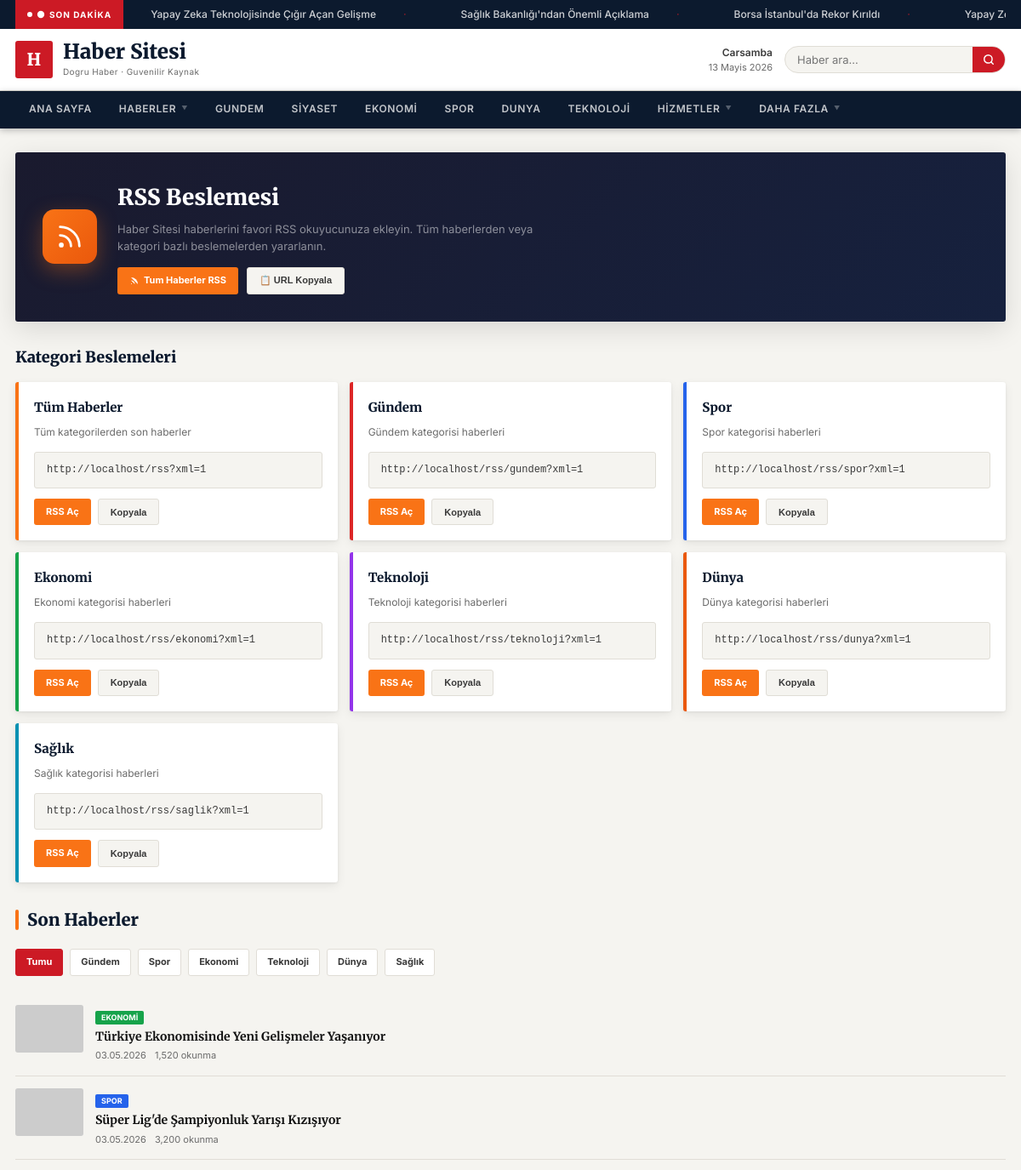
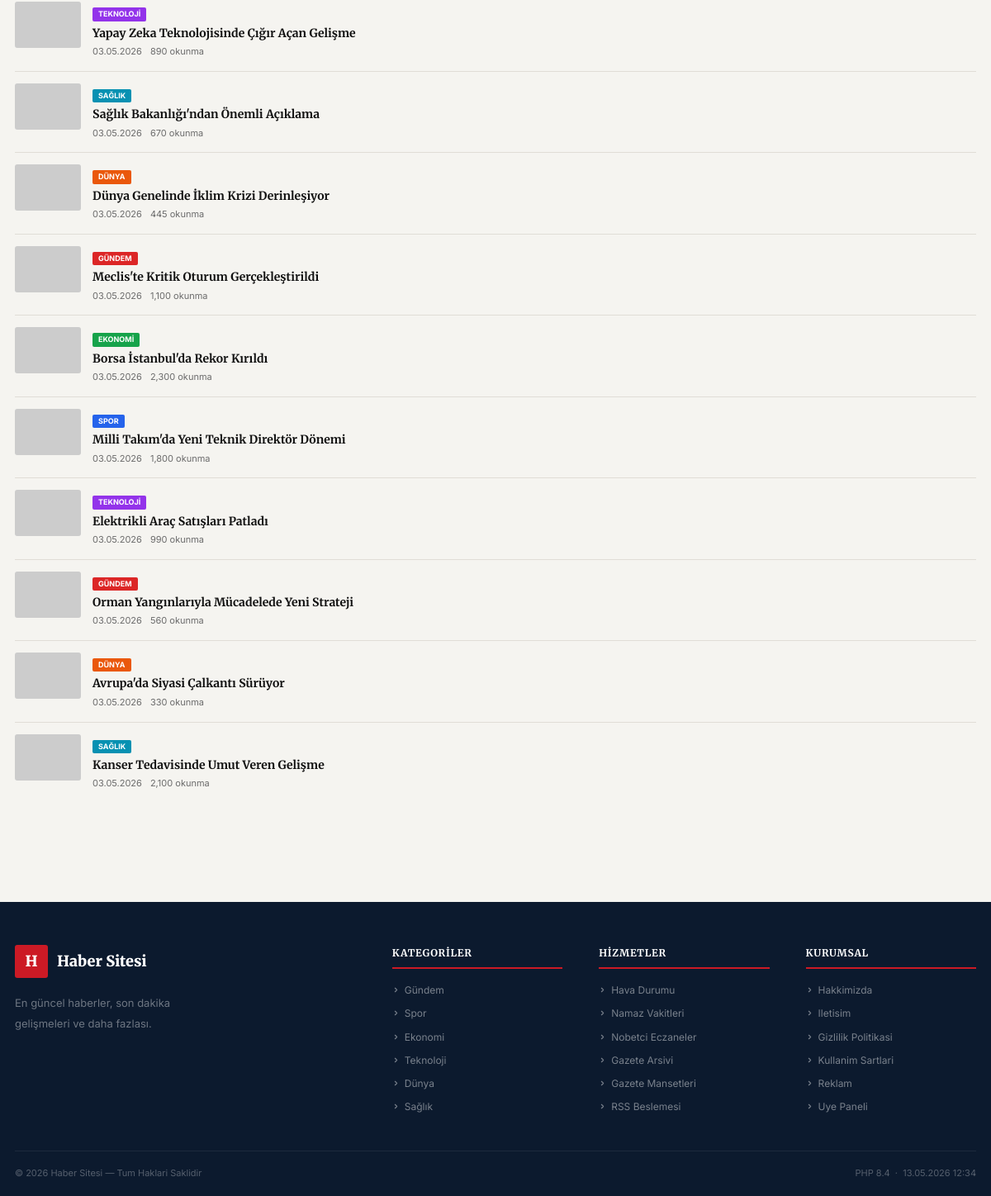
/sayfa/rss.php, run on the app's committed database (2 pictures, top to bottom).
### tables this page shows
CREATE TABLE news (
    id INT AUTO_INCREMENT PRIMARY KEY,
    title VARCHAR(500) NOT NULL,
    slug VARCHAR(500) NOT NULL UNIQUE,
    content LONGTEXT,
    summary TEXT,
    category_id INT,
    image VARCHAR(500),
    status TINYINT(1) DEFAULT 1,
    is_featured TINYINT(1) DEFAULT 0,
    is_breaking TINYINT(1) DEFAULT 0,
    views INT DEFAULT 0,
    published_at DATETIME,
    FOREIGN KEY (category_id) REFERENCES categories(id) ON DELETE SET NULL
);

CREATE TABLE categories (
    id INT AUTO_INCREMENT PRIMARY KEY,
    name VARCHAR(200) NOT NULL,
    slug VARCHAR(200) NOT NULL UNIQUE,
    color VARCHAR(20) DEFAULT '#dc2626',
    sort_order INT DEFAULT 0
);

### functions.php (called while the page is built, shortened)
<?php
function getPDO(): PDO {
    static $pdo = null;
    if ($pdo === null) {
        $pdo = new PDO(
            'mysql:host=' . DB_HOST . ';dbname=' . DB_NAME . ';charset=' . DB_CHARSET,
            DB_USER,
            DB_PASS,
            [
                PDO::ATTR_ERRMODE            => PDO::ERRMODE_EXCEPTION,
                PDO::ATTR_DEFAULT_FETCH_MODE => PDO::FETCH_ASSOC,
            ]
        );
    }
    return $pdo;
}
function timeAgo(string $datetime): string {
    $diff = (new DateTime())->diff(new DateTime($datetime));
    if ($diff->days >= 7)   return date('d.m.Y', strtotime($datetime));
    return 'Az önce';
}
function getAllCategories(): array {
    static $cats = null;
    if ($cats === null) {
        $cats = getPDO()->query('SELECT * FROM categories ORDER BY sort_order ASC')->fetchAll();
    }
    return $cats;
}
function getBreakingNews(): array {
    return getPDO()->query('SELECT title, slug FROM news WHERE status=1 AND is_breaking=1 ORDER BY published_at DESC LIMIT 8')->fetchAll();
}
function getLatestNews(int $limit = 12): array {
    return getPDO()->query("
        SELECT n.*, c.name as cat_name, c.color as cat_color, c.slug as cat_slug
        FROM news n LEFT JOIN categories c ON n.category_id = c.id
        WHERE n.status=1
        ORDER BY n.published_at DESC LIMIT $limit
    ")->fetchAll();
}
if (!function_exists('getSetting')) {
function getSetting(string $key, string $default = ''): string {
    static $cache = null;
    if ($cache === null) {
        $cache = [];
        try {
            $rows = getPDO()->query("SELECT `key`,`value` FROM settings")->fetchAll(PDO::FETCH_KEY_PAIR);
            $cache = $rows ?: [];
        } catch (Throwable $e) {}
    }
    return (string)($cache[$key] ?? $default);
}
}
function h(string $s): string {
    return htmlspecialchars($s, ENT_QUOTES, 'UTF-8');
}
function imgUrl(?string $url): string {
    $url = trim($url);
    return $url;
}

### sayfa/rss.php (the view, shortened to what this page needs)
<?php
require_once __DIR__ . '/../functions.php';
$catSlug  = trim($_GET['cat'] ?? '');
$limit    = min(50, max(10, (int)($_GET['limit'] ?? 20)));
$siteName = getSetting('site_title', SITE_NAME);
$siteUrl  = BASE_URL . BASE_PATH;
$allCats = getAllCategories();
try {
    if ($catSlug) {
        $curCat = getCategoryBySlug($catSlug);
        if ($curCat) {
            $news = getNewsByCategory((int)$curCat['id'], $limit);
        }
    } else {
        $news = getLatestNews($limit);
    }
} catch(Throwable $e) { $news = []; }
include __DIR__ . '/../header.php';
?>
<div class="rss-wrap">
<div class="container">
    <div class="rss-hero">
        <div class="rss-icon-big">
            <svg viewBox="0 0 24 24" fill="none" stroke="currentColor" stroke-width="2" stroke-linecap="round" stroke-linejoin="round"><path d="M4 11a9 9 0 0 1 9 9"/><path d="M4 4a16 16 0 0 1 16 16"/><circle cx="5" cy="19" r="1"/></svg>
        </div>
        <div>
            <h1>RSS Beslemesi</h1>
            <p><?= h($siteName) ?> haberlerini favori RSS okuyucunuza ekleyin. Tüm haberlerden veya kategori bazlı beslemelerden yararlanın.</p>
            <div style="margin-top:14px;display:flex;gap:10px;flex-wrap:wrap">
                <a href="<?= h($_base) ?>/rss?xml=1" class="feed-btn feed-btn-xml" target="_blank">
                    <svg width="12" height="12" viewBox="0 0 24 24" fill="currentColor"><path d="M4 11a9 9 0 0 1 9 9"/><path d="M4 4a16 16 0 0 1 16 16"/><circle cx="5" cy="19" r="1"/></svg>
                    Tum Haberler RSS
                </a>
                <button onclick="copyUrl('<?= h($siteUrl) ?>/rss?xml=1')" class="feed-btn feed-btn-copy">
                    📋 URL Kopyala
                </button>
            </div>
        </div>
    </div>
    <h2 style="font-family:var(--fh);font-size:18px;font-weight:900;color:var(--navy);margin-bottom:14px">Kategori Beslemeleri</h2>
    <div class="rss-feeds">
        <div class="feed-card" style="--clr:#f97316">
            <div class="feed-card-name">Tüm Haberler</div>
            <div class="feed-card-desc">Tüm kategorilerden son haberler</div>
            <div class="rss-url-box"><?= h($siteUrl) ?>/rss?xml=1</div>
            <div class="feed-card-actions">
                <a href="<?= h($_base) ?>/rss?xml=1" class="feed-btn feed-btn-xml" target="_blank">RSS Aç</a>
                <button onclick="copyUrl('<?= h($siteUrl) ?>/rss?xml=1')" class="feed-btn feed-btn-copy">Kopyala</button>
            </div>
        </div>
        <?php foreach (array_slice($allCats, 0, 11) as $cat): ?>
        <div class="feed-card" style="--clr:<?= h($cat['color'] ?? '#cc1a25') ?>">
            <div class="feed-card-name"><?= h($cat['name']) ?></div>
            <div class="feed-card-desc"><?= h($cat['name']) ?> kategorisi haberleri</div>
            <div class="rss-url-box"><?= h($siteUrl) ?>/rss/<?= h($cat['slug']) ?>?xml=1</div>
            <div class="feed-card-actions">
                <a href="<?= h($_base) ?>/rss/<?= h($cat['slug']) ?>?xml=1" class="feed-btn feed-btn-xml" target="_blank">RSS Aç</a>
                <button onclick="copyUrl('<?= h($siteUrl) ?>/rss/<?= h($cat['slug']) ?>?xml=1')" class="feed-btn feed-btn-copy">Kopyala</button>
            </div>
        </div>
        <?php endforeach; ?>
    </div>
    <div class="rss-latest">
        <h2>Son Haberler</h2>
        <div class="rss-cat-filter">
            <a href="<?= h($_base) ?>/rss" class="rss-cat-btn <?= !$catSlug ? 'active' : '' ?>">Tumu</a>
            <?php foreach ($allCats as $cat): ?>
            <a href="<?= h($_base) ?>/rss/<?= h($cat['slug']) ?>" class="rss-cat-btn <?= $catSlug === $cat['slug'] ? 'active' : '' ?>" style="<?= $catSlug === $cat['slug'] ? 'background:'.h($cat['color']??'#cc1a25').';border-color:'.h($cat['color']??'#cc1a25') : '' ?>"><?= h($cat['name']) ?></a>
            <?php endforeach; ?>
        </div>
        <?php foreach ($news as $item): ?>
        <div class="rss-item">
            <div class="rss-thumb">
                <a href="<?= h($_base) ?>/haber/<?= h($item['slug']) ?>">
                    <img src="<?= h(imgUrl($item['image']) ?: 'https://placehold.co/160x112/eee/999?text=H') ?>" alt="<?= h($item['title']) ?>">
                </a>
            </div>
            <div class="rss-item-body">
                <?php if (!empty($item['cat_name'])): ?>
                <span style="display:inline-block;background:<?= h($item['cat_color']??'#cc1a25') ?>;color:#fff;font-size:9px;font-weight:700;padding:1px 7px;border-radius:2px;margin-bottom:5px;text-transform:uppercase"><?= h($item['cat_name']) ?></span>
                <?php endif; ?>
                <h4><a href="<?= h($_base) ?>/haber/<?= h($item['slug']) ?>"><?= h($item['title']) ?></a></h4>
                <div class="rss-item-meta">
                    <span><?= timeAgo($item['published_at']) ?></span>
                    <span><?= number_format($item['views'] ?? 0) ?> okunma</span>
                </div>
            </div>
        </div>
        <?php endforeach; ?>
    </div>
</div>
</div>
<?php include __DIR__ . '/../footer.php'; ?>

### header.php (shortened to what this page needs)
<?php
$_base = BASE_PATH;
$_breaking = getBreakingNews();
$_currentPage = basename($_SERVER['PHP_SELF'], '.php');
$_siteName    = getSetting('site_title', SITE_NAME);
$_logoPath    = getSetting('logo_path', '');
?>
<!DOCTYPE html>
<html lang="tr">
<head>
</head>
<body>
<?php if (!empty($_breaking)): ?>
<div class="breaking-bar">
    <div class="container" style="display:flex;align-items:center;height:100%;padding:0 18px;max-width:100%">
        <div class="breaking-label">
            <svg width="10" height="10" viewBox="0 0 24 24" fill="currentColor"><circle cx="12" cy="12" r="10"/></svg>
            Son Dakika
        </div>
        <div class="breaking-track-wrap">
            <div class="breaking-track">
                <?php foreach(array_merge($_breaking,$_breaking) as $b): ?>
                <span class="breaking-item"><a href="<?= $_base ?>/haber/<?= h($b['slug']) ?>" style="color:inherit"><?= h($b['title']) ?></a></span>
                <?php endforeach; ?>
            </div>
        </div>
    </div>
</div>
<?php endif; ?>
<header class="top-header">
    <div class="container">
        <div class="top-header-inner">
            <a href="<?= $_base ?: '/' ?>" class="brand">
                    <?php if($_logoPath): ?>
                <img src="<?= h($_logoPath) ?>" alt="<?= h($_siteName) ?>" class="brand-logo-img">
                <?php else: ?>
                <div class="brand-mark"><?= mb_substr($_siteName,0,1) ?></div>
                <?php endif; ?>
                <div class="brand-text">
                    <div class="brand-name"><?= h($_siteName) ?></div>
                    <div class="brand-tag">Dogru Haber · Guvenilir Kaynak</div>
                </div>
            </a>
            <div class="header-right">
                <div class="header-date">
                    <?php
                    $days2=['Pazar','Pazartesi','Sali','Carsamba','Persembe','Cuma','Cumartesi'];
                    $months2=['','Ocak','Subat','Mart','Nisan','Mayis','Haziran','Temmuz','Agustos','Eylul','Ekim','Kasim','Aralik'];
                    ?>
                    <strong><?= $days2[(int)date('w')] ?></strong>
                    <?= (int)date('d') ?> <?= $months2[(int)date('n')] ?> <?= date('Y') ?>
                </div>
                <form class="search-box" action="<?= $_base ?>/arama" method="get">
                    <input type="text" name="q" placeholder="Haber ara...">
                    <button type="submit">
                        <svg width="14" height="14" viewBox="0 0 24 24" fill="none" stroke="currentColor" stroke-width="2.5" stroke-linecap="round" stroke-linejoin="round"><circle cx="11" cy="11" r="8"/><path d="m21 21-4.35-4.35"/></svg>
                    </button>
                </form>
            </div>
        </div>
    </div>
</header>
<nav class="main-nav">
    <div class="container">
        <div class="nav-inner">
            <a href="<?= $_base ?: '/' ?>" class="nav-link <?= $_currentPage==='index'?'active':'' ?>">Ana Sayfa</a>
            <div class="nav-item">
                <span class="nav-link">Haberler <span class="arr">▼</span></span>
            </div>
            <a href="<?= $_base ?>/gundem" class="nav-link">Gundem</a>
            <a href="<?= $_base ?>/siyaset" class="nav-link">Siyaset</a>
            <a href="<?= $_base ?>/ekonomi" class="nav-link">Ekonomi</a>
            <a href="<?= $_base ?>/spor" class="nav-link">Spor</a>
            <a href="<?= $_base ?>/dunya" class="nav-link">Dunya</a>
            <a href="<?= $_base ?>/teknoloji" class="nav-link">Teknoloji</a>
            <div class="nav-item">
                <span class="nav-link">Hizmetler <span class="arr">▼</span></span>
            </div>
            <div class="nav-item">
                <span class="nav-link">Daha Fazla <span class="arr">▼</span></span>
            </div>
        </div>
    </div>
</nav>

### footer.php (shortened to what this page needs)
<?php
$_fcats = getAllCategories();
$_fName = getSetting('site_title', SITE_NAME);
$_fDesc = getSetting('site_desc','Guncel haberler ve son dakika gelismeleri.');
?>
<footer style="background:var(--navy);color:rgba(255,255,255,.7);margin-top:60px">
<div class="container" style="padding-top:52px;padding-bottom:0">
    <div style="display:grid;grid-template-columns:2fr 1fr 1fr 1fr;gap:44px;padding-bottom:44px;border-bottom:1px solid rgba(255,255,255,.07)">
        <div>
            <a href="/" style="display:flex;align-items:center;gap:11px;margin-bottom:18px">
                <div style="width:40px;height:40px;background:var(--red);border-radius:var(--r);display:flex;align-items:center;justify-content:center;font-family:var(--fh);font-weight:900;font-size:18px;color:#fff;flex-shrink:0"><?= mb_substr($_fName,0,1) ?></div>
                <span style="font-family:var(--fh);font-size:18px;font-weight:900;color:#fff"><?= h($_fName) ?></span>
            </a>
            <p style="font-size:13px;line-height:1.9;color:rgba(255,255,255,.4);max-width:250px"><?= h($_fDesc) ?></p>
        </div>
        <div>
            <h4 style="font-family:var(--fh);font-size:12px;color:#fff;margin-bottom:16px;padding-bottom:8px;border-bottom:2px solid var(--red);text-transform:uppercase;letter-spacing:.06em">Kategoriler</h4>
            <ul style="list-style:none;display:flex;flex-direction:column;gap:9px">
                <?php foreach(array_slice($_fcats,0,7) as $fc): ?>
                <li><a href="/<?= h($fc['slug']) ?>" style="font-size:12px;color:rgba(255,255,255,.45);display:flex;align-items:center;gap:6px;transition:color .15s" onmouseover="this.style.color='#fff'" onmouseout="this.style.color='rgba(255,255,255,.45)'">
                    <svg width="9" height="9" viewBox="0 0 24 24" fill="none" stroke="currentColor" stroke-width="3" stroke-linecap="round" stroke-linejoin="round"><polyline points="9 18 15 12 9 6"/></svg>
                    <?= h($fc['name']) ?>
                </a></li>
                <?php endforeach; ?>
            </ul>
        </div>
        <div>
            <h4 style="font-family:var(--fh);font-size:12px;color:#fff;margin-bottom:16px;padding-bottom:8px;border-bottom:2px solid var(--red);text-transform:uppercase;letter-spacing:.06em">Hizmetler</h4>
            <ul style="list-style:none;display:flex;flex-direction:column;gap:9px">
                <?php foreach(array('hava-durumu'=>'Hava Durumu','namaz-vakitleri'=>'Namaz Vakitleri','nobetci-eczaneler'=>'Nobetci Eczaneler','gazete-arsivi'=>'Gazete Arsivi','gazete-mansestleri'=>'Gazete Mansetleri','rss'=>'RSS Beslemesi') as $slug=>$name): ?>
                <li><a href="/<?= $slug ?>" style="font-size:12px;color:rgba(255,255,255,.45);display:flex;align-items:center;gap:6px;transition:color .15s" onmouseover="this.style.color='#fff'" onmouseout="this.style.color='rgba(255,255,255,.45)'">
                    <svg width="9" height="9" viewBox="0 0 24 24" fill="none" stroke="currentColor" stroke-width="3" stroke-linecap="round" stroke-linejoin="round"><polyline points="9 18 15 12 9 6"/></svg>
                    <?= $name ?>
                </a></li>
                <?php endforeach; ?>
            </ul>
        </div>
        <div>
            <h4 style="font-family:var(--fh);font-size:12px;color:#fff;margin-bottom:16px;padding-bottom:8px;border-bottom:2px solid var(--red);text-transform:uppercase;letter-spacing:.06em">Kurumsal</h4>
            <ul style="list-style:none;display:flex;flex-direction:column;gap:9px">
                <?php foreach(array('hakkimizda'=>'Hakkimizda','iletisim'=>'Iletisim','gizlilik'=>'Gizlilik Politikasi','kullanim-sartlari'=>'Kullanim Sartlari','reklam'=>'Reklam','uye-paneli'=>'Uye Paneli') as $slug=>$name): ?>
                <li><a href="/<?= $slug ?>" style="font-size:12px;color:rgba(255,255,255,.45);display:flex;align-items:center;gap:6px;transition:color .15s" onmouseover="this.style.color='#fff'" onmouseout="this.style.color='rgba(255,255,255,.45)'">
                    <svg width="9" height="9" viewBox="0 0 24 24" fill="none" stroke="currentColor" stroke-width="3" stroke-linecap="round" stroke-linejoin="round"><polyline points="9 18 15 12 9 6"/></svg>
                    <?= $name ?>
                </a></li>
                <?php endforeach; ?>
            </ul>
        </div>
    </div>
    <div style="display:flex;align-items:center;justify-content:space-between;padding:18px 0;font-size:11px;color:rgba(255,255,255,.3);flex-wrap:wrap;gap:8px">
        <span>&copy; <?= date('Y') ?> <?= h($_fName) ?> &mdash; Tum Haklari Saklidir</span>
        <span>PHP <?= PHP_MAJOR_VERSION ?>.<?= PHP_MINOR_VERSION ?> &nbsp;&middot;&nbsp; <?= date('d.m.Y H:i') ?></span>
    </div>
</div>
</footer>

### data on the page
news: title "Yapay Zeka Teknolojisinde Çığır Açan Gelişme", title "Yapay…", category.name "TEKNOLOJI", published_at "03.05.2026", views "890"
news: title "Sağlık Bakanlığı'ndan Önemli Açıklama", category.name "SAĞLIK", published_at "03.05.2026", views "670"
news: title "Borsa İstanbul'da Rekor Kırıldı", category.name "EKONOMI", published_at "03.05.2026", views "2,300"
categories: name "Gündem", slug "gundem"
categories: name "Spor", slug "spor"
categories: name "Ekonomi", slug "ekonomi"
categories: name "Teknoloji", slug "teknoloji"
categories: name "Dünya", slug "dunya"
categories: name "Sağlık", slug "saglik"
news: category.name "EKONOMI", title "Türkiye Ekonomisinde Yeni Gelişmeler Yaşanıyor", published_at "03.05.2026", views "1,520"
news: category.name "SPOR", title "Süper Lig'de Şampiyonluk Yarışı Kızışıyor", published_at "03.05.2026", views "3,200"
news: category.name "DÜNYA", title "Dünya Genelinde İklim Krizi Derinleşiyor", published_at "03.05.2026", views "445"
news: category.name "GÜNDEM", title "Meclis'te Kritik Oturum Gerçekleştirildi", published_at "03.05.2026", views "1,100"
news: category.name "SPOR", title "Milli Takım'da Yeni Teknik Direktör Dönemi", published_at "03.05.2026", views "1,800"
news: category.name "TEKNOLOJI", title "Elektrikli Araç Satışları Patladı", published_at "03.05.2026", views "990"
news: category.name "GÜNDEM", title "Orman Yangınlarıyla Mücadelede Yeni Strateji", published_at "03.05.2026", views "560"
news: category.name "DÜNYA", title "Avrupa'da Siyasi Çalkantı Sürüyor", published_at "03.05.2026", views "330"
news: category.name "SAĞLIK", title "Kanser Tedavisinde Umut Veren Gelişme", published_at "03.05.2026", views "2,100"

### other printed values
mb_substr($_siteName,0,1) "H"
$_siteName "Haber Sitesi"
$siteName "Haber Sitesi"
$siteUrl "http://localhost"
mb_substr($_fName,0,1) "H"
$_fName "Haber Sitesi"
$_fDesc "En güncel haberler, son dakika gelişmeleri ve daha fazlası."
$name "Hava Durumu"
$name "Namaz Vakitleri"
$name "Nobetci Eczaneler"
$name "Gazete Arsivi"
$name "Gazete Mansetleri"
$name "RSS Beslemesi"
$name "Hakkimizda"
$name "Iletisim"
